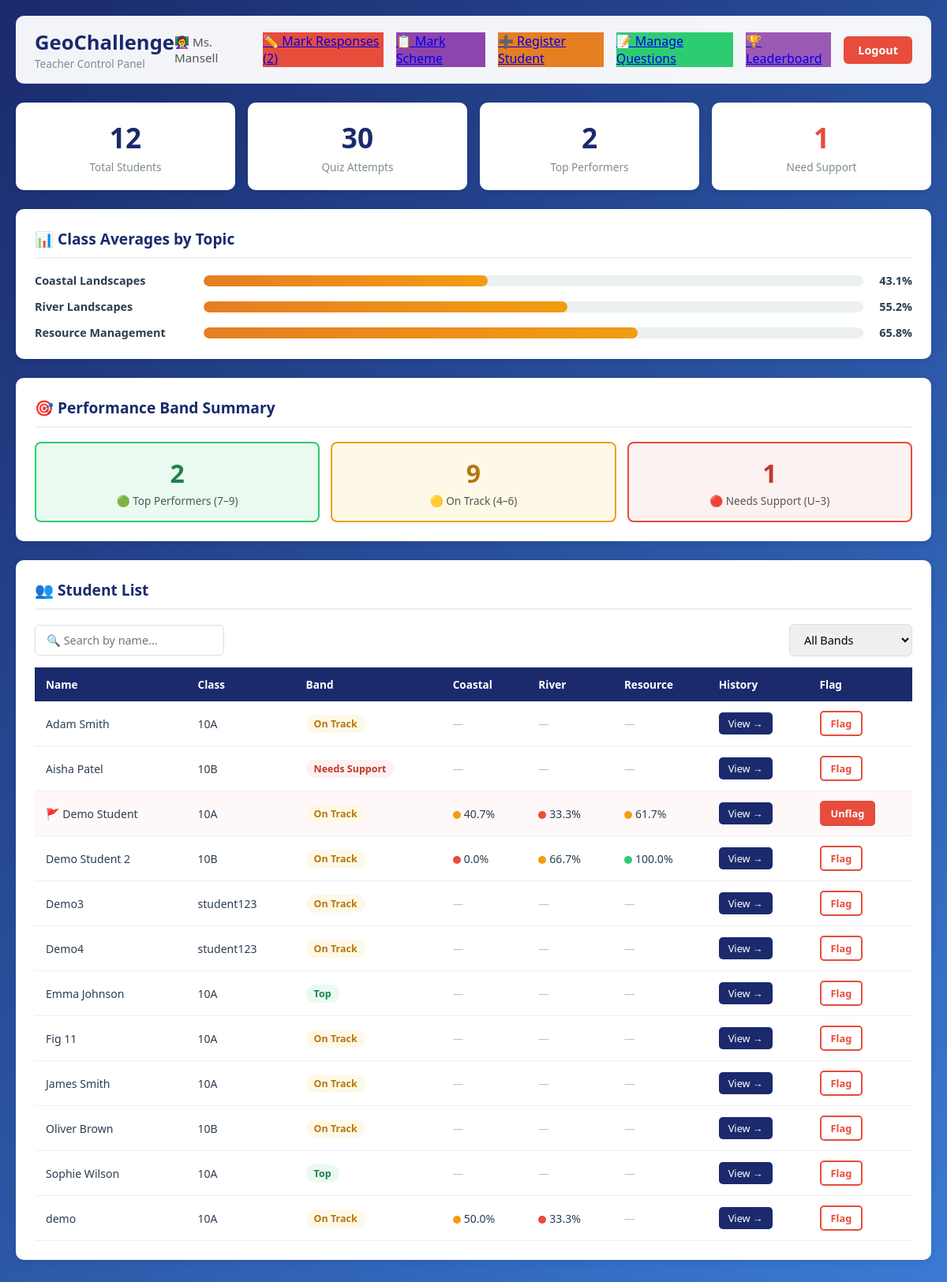
The page /teacher-dashboard (signed in) on the database its author committed.
### tables this page shows
CREATE TABLE students (
            id INTEGER PRIMARY KEY AUTOINCREMENT,
            username TEXT UNIQUE NOT NULL,
            password TEXT NOT NULL,
            name TEXT NOT NULL,
            class TEXT NOT NULL,
            performance_category TEXT DEFAULT 'medium'
        , flagged INTEGER DEFAULT 0);

CREATE TABLE progress (
            id INTEGER PRIMARY KEY AUTOINCREMENT,
            student_id INTEGER NOT NULL,
            topic TEXT NOT NULL,
            percentage REAL DEFAULT 0,
            category TEXT DEFAULT 'red',
            FOREIGN KEY (student_id) REFERENCES students(id)
        );

### app.py (the view)
@app.route("/teacher-dashboard")
def teacher_dashboard():
    if not login_required("teacher"):
        return redirect(url_for("teacher_login"))
    conn = get_connection()
    cursor = conn.cursor()
    cursor.execute("SELECT COUNT(*) as count FROM students")
    total_students = cursor.fetchone()["count"]
    cursor.execute("""
        SELECT performance_category, COUNT(*) as count
        FROM students GROUP BY performance_category
    """)
    category_counts = {row["performance_category"]: row["count"] for row in cursor.fetchall()}
    cursor.execute("""
        SELECT topic,
               ROUND(AVG(CAST(score AS FLOAT) / total_questions * 100), 1) as avg_pct
        FROM quiz_results GROUP BY topic
    """)
    topic_averages = {row["topic"]: row["avg_pct"] for row in cursor.fetchall()}
    cursor.execute("""
        SELECT s.id, s.name, s.class, s.performance_category, s.flagged,
               p1.percentage as coastal_pct,   p1.category as coastal_cat,
               p2.percentage as river_pct,     p2.category as river_cat,
               p3.percentage as resource_pct,  p3.category as resource_cat
        FROM students s
        LEFT JOIN progress p1 ON p1.student_id = s.id AND p1.topic = 'Coastal Landscapes'
        LEFT JOIN progress p2 ON p2.student_id = s.id AND p2.topic = 'River Landscapes'
        LEFT JOIN progress p3 ON p3.student_id = s.id AND p3.topic = 'Resource Management'
        ORDER BY s.name
    """)
    students = [dict(row) for row in cursor.fetchall()]
    cursor.execute("SELECT COUNT(*) as count FROM quiz_results")
    total_attempts = cursor.fetchone()["count"]
    cursor.execute("SELECT COUNT(*) as count FROM questions")
    total_questions = cursor.fetchone()["count"]
    cursor.execute("SELECT COUNT(*) as count FROM exam_responses WHERE marked = 0")
    ungraded_count = cursor.fetchone()["count"]
    conn.close()
    return render_template(
        "teacher-dashboard.html",
        name=session["name"],
        total_students=total_students,
        total_attempts=total_attempts,
        total_questions=total_questions,
        category_counts=category_counts,
        topic_averages=topic_averages,
        students=students,
        ungraded_count=ungraded_count
    )

### app.py (called while the page is built)
def get_connection():
    conn = sqlite3.connect("database.db")
    conn.row_factory = sqlite3.Row
    return conn

def login_required(role):
    return "user_id" in session and session.get("role") == role

### templates/teacher-dashboard.html (shortened to what this page needs)
<!DOCTYPE html>
<html lang="en">
<head>
</head>
<body>
<div class="container">
    <header>
        <div>
            <h1>GeoChallenge</h1>
            <div style="font-size:0.85rem;color:#7f8c8d;">Teacher Control Panel</div>
        </div>
        <div class="header-right">
            <span class="teacher-name">👩‍🏫 {{ name }}</span>
            <a href="/mark-responses" class="btn-back" style="background:#e74c3c;">✏️ Mark Responses{% if ungraded_count > 0 %} ({{ ungraded_count }}){% endif %}</a>
            <a href="/mark-scheme" class="btn-back" style="background:#8e44ad;">📋 Mark Scheme</a>
            <a href="/register-student" class="btn-back" style="background:#e67e22;">➕ Register Student</a>
            <a href="/manage-questions" class="btn-back" style="background:#2ecc71;">📝 Manage Questions</a>
            <a href="/leaderboard" class="btn-back" style="background:#9b59b6;">🏆 Leaderboard</a>
            <a href="/logout" class="logout-btn">Logout</a>
        </div>
    </header>
    <div class="stats-row">
        <div class="stat-card">
            <div class="stat-number">{{ total_students }}</div>
            <div class="stat-label">Total Students</div>
        </div>
        <div class="stat-card">
            <div class="stat-number">{{ total_attempts }}</div>
            <div class="stat-label">Quiz Attempts</div>
        </div>
        <div class="stat-card">
            <div class="stat-number">{{ category_counts.get('top', 0) }}</div>
            <div class="stat-label">Top Performers</div>
        </div>
        <div class="stat-card">
            <div class="stat-number" style="color:#e74c3c;">{{ category_counts.get('needs_improvement', 0) }}</div>
            <div class="stat-label">Need Support</div>
        </div>
    </div>
    <div class="section-card">
        <div class="section-title">📊 Class Averages by Topic</div>
        {% set topics = [
            ("Coastal Landscapes",  "Coastal Landscapes"),
            ("River Landscapes",    "River Landscapes"),
            ("Resource Management", "Resource Management")
        ] %}
        <div class="topic-bars">
            {% for label, key in topics %}
                {% set pct = topic_averages.get(key, 0) or 0 %}
                {% set colour = 'green' if pct >= 70 else 'amber' if pct >= 40 else 'red' %}
                <div class="topic-row">
                    <div class="topic-name">{{ label }}</div>
                    <div class="bar-track">
                        <div class="bar-fill fill-{{ colour }}" style="width: {{ pct }}%;"></div>
                    </div>
                    <div class="bar-pct">
                        {% if pct %}{{ pct }}%{% else %}<span class="no-data">No data</span>{% endif %}
                    </div>
                </div>
            {% endfor %}
        </div>
    </div>
    <div class="section-card">
        <div class="section-title">🎯 Performance Band Summary</div>
        <div class="band-grid">
            <div class="band-card top">
                <div class="band-count">{{ category_counts.get('top', 0) }}</div>
                <div class="band-label">🟢 Top Performers (7–9)</div>
            </div>
            <div class="band-card medium">
                <div class="band-count">{{ category_counts.get('medium', 0) }}</div>
                <div class="band-label">🟡 On Track (4–6)</div>
            </div>
            <div class="band-card needs">
                <div class="band-count">{{ category_counts.get('needs_improvement', 0) }}</div>
                <div class="band-label">🔴 Needs Support (U–3)</div>
            </div>
        </div>
    </div>
    <div class="section-card">
        <div class="section-title">👥 Student List</div>
        <div class="table-controls">
            <input type="text" class="search-box" id="search-box"
                   placeholder="🔍 Search by name..." onkeyup="filterTable()">
            <select class="filter-select" id="band-filter" onchange="filterTable()">
                <option value="">All Bands</option>
            </select>
        </div>
        <table id="student-table">
            <thead>
                <tr>
                    <th>Name</th>
                    <th>Class</th>
                    <th>Band</th>
                    <th>Coastal</th>
                    <th>River</th>
                    <th>Resource</th>
                    <th>History</th>
                    <th>Flag</th>
                </tr>
            </thead>
            <tbody>
                {% for s in students %}
                <tr class="student-row {% if s.flagged %}flagged-row{% endif %}"
                    data-name="{{ s.name | lower }}"
                    data-band="{{ s.performance_category }}">
                    <td>
                        {% if s.flagged %}
                        <span title="Flagged for support">🚩</span>
                        {% endif %}
                        {{ s.name }}
                    </td>
                    <td>{{ s.class }}</td>
                    <td>
                        {% if s.performance_category == 'top' %}
                            <span class="badge badge-top">Top</span>
                        {% elif s.performance_category == 'medium' %}
                            <span class="badge badge-medium">On Track</span>
                        {% else %}
                            <span class="badge badge-needs">Needs Support</span>
                        {% endif %}
                    </td>
                    <td>
                        {% if s.coastal_pct is not none %}
                            <span class="dot dot-{{ s.coastal_cat }}"></span>{{ s.coastal_pct }}%
                        {% else %}<span class="no-data">—</span>{% endif %}
                    </td>
                    <td>
                        {% if s.river_pct is not none %}
                            <span class="dot dot-{{ s.river_cat }}"></span>{{ s.river_pct }}%
                        {% else %}<span class="no-data">—</span>{% endif %}
                    </td>
                    <td>
                        {% if s.resource_pct is not none %}
                            <span class="dot dot-{{ s.resource_cat }}"></span>{{ s.resource_pct }}%
                        {% else %}<span class="no-data">—</span>{% endif %}
                    </td>
                    <td>
                        <a href="/student-history/{{ s.id }}" class="btn-history">View →</a>
                    </td>
                    <td>
                        <button class="btn-flag {% if s.flagged %}flagged{% endif %}"
                                id="flag-btn-{{ s.id }}"
                                onclick="toggleFlag({{ s.id }}, this)">
                            {% if s.flagged %}Unflag{% else %}Flag{% endif %}
                        </button>
                    </td>
                </tr>
                {% else %}
                <tr>
                    <td colspan="8" style="text-align:center;padding:30px;color:#7f8c8d;">
                        No students found in the database.
                    </td>
                </tr>
                {% endfor %}
            </tbody>
        </table>
    </div>
</div>
</body>
</html>

### templates/teacher-dashboard.html (style rules this page uses)
* { margin: 0; padding: 0; box-sizing: border-box; font-family: 'Segoe UI', Tahoma, Geneva, Verdana, sans-serif; }
body { background: linear-gradient(135deg, #1a2a6c, #3a7bd5); min-height: 100vh; padding: 20px; }
.container { max-width: 1300px; margin: 0 auto; }
header { display: flex; justify-content: space-between; align-items: center; padding: 16px 24px; background: rgba(255,255,255,0.95); border-radius: 10px; margin-bottom: 24px; }
header h1 { font-size: 1.6rem; color: #1a2a6c; }
.header-right { display: flex; align-items: center; gap: 16px; }
.teacher-name { font-size: 0.95rem; color: #555; }
.logout-btn { padding: 8px 18px; background: #e74c3c; color: white; border-radius: 6px; text-decoration: none; font-weight: 600; font-size: 0.9rem; }
.stats-row { display: grid; grid-template-columns: repeat(4, 1fr); gap: 16px; margin-bottom: 24px; }
.stat-card { background: white; border-radius: 10px; padding: 20px 24px; text-align: center; box-shadow: 0 2px 8px rgba(0,0,0,0.1); }
.stat-number { font-size: 2.2rem; font-weight: 800; color: #1a2a6c; }
.stat-label { font-size: 0.85rem; color: #7f8c8d; margin-top: 4px; }
.section-card { background: white; border-radius: 10px; padding: 24px; margin-bottom: 24px; box-shadow: 0 2px 8px rgba(0,0,0,0.1); }
.section-title { font-size: 1.2rem; font-weight: 700; color: #1a2a6c; margin-bottom: 18px; padding-bottom: 10px; border-bottom: 2px solid #ecf0f1; }
.topic-bars { display: flex; flex-direction: column; gap: 14px; }
.topic-row { display: flex; align-items: center; gap: 14px; }
.topic-name { width: 200px; font-size: 0.9rem; font-weight: 600; color: #2c3e50; flex-shrink: 0; }
.bar-track { flex: 1; height: 14px; background: #ecf0f1; border-radius: 7px; overflow: hidden; }
.bar-fill { height: 100%; border-radius: 7px; transition: width 0.5s ease; }
.fill-amber { background: linear-gradient(90deg, #e67e22, #f39c12); }
.bar-pct { width: 48px; text-align: right; font-size: 0.9rem; font-weight: 700; color: #2c3e50; }
.band-grid { display: grid; grid-template-columns: repeat(3, 1fr); gap: 14px; }
.band-card { padding: 16px; border-radius: 8px; text-align: center; }
.band-card.top { background: #eafaf1; border: 2px solid #2ecc71; }
.band-card.medium { background: #fef9e7; border: 2px solid #f39c12; }
.band-card.needs { background: #fdf2f2; border: 2px solid #e74c3c; }
.band-count { font-size: 2rem; font-weight: 800; }
.band-card.top .band-count { color: #1e8449; }
.band-card.medium .band-count { color: #b7770d; }
.band-card.needs .band-count { color: #c0392b; }
.band-label { font-size: 0.85rem; color: #555; margin-top: 4px; }
.table-controls { display: flex; justify-content: space-between; align-items: center; margin-bottom: 14px; flex-wrap: wrap; gap: 10px; }
.search-box { padding: 9px 14px; border: 1px solid #ddd; border-radius: 6px; font-size: 0.9rem; width: 240px; }
.filter-select { padding: 9px 14px; border: 1px solid #ddd; border-radius: 6px; font-size: 0.9rem; }
table { width: 100%; border-collapse: collapse; }
thead tr { background: #1a2a6c; }
thead th { padding: 12px 14px; text-align: left; color: white; font-size: 0.85rem; font-weight: 600; }
tbody tr { border-bottom: 1px solid #ecf0f1; transition: background 0.15s; }
tbody td { padding: 12px 14px; font-size: 0.88rem; color: #2c3e50; vertical-align: middle; }
.badge { display: inline-block; padding: 3px 10px; border-radius: 12px; font-size: 0.78rem; font-weight: 700; }
.badge-top { background: #eafaf1; color: #1e8449; }
.badge-medium { background: #fef9e7; color: #b7770d; }
.badge-needs { background: #fdf2f2; color: #c0392b; }
.dot { width: 10px; height: 10px; border-radius: 50%; display: inline-block; margin-right: 4px; vertical-align: middle; }
.dot-green { background: #2ecc71; }
.dot-amber { background: #f39c12; }
.dot-red { background: #e74c3c; }
.btn-history { padding: 5px 12px; background: #1a2a6c; color: white; border: none; border-radius: 5px; font-size: 0.8rem; cursor: pointer; text-decoration: none; display: inline-block; }
.btn-flag { padding: 5px 12px; border: 2px solid #e74c3c; background: white; color: #e74c3c; border-radius: 5px; font-size: 0.8rem; cursor: pointer; font-weight: 600; transition: all 0.2s; }
.btn-flag.flagged { background: #e74c3c; color: white; }
.flagged-row { background: #fff8f8 !important; }
.no-data { color: #bdc3c7; font-style: italic; }

### rows shown on the page
students: name "Adam Smith", class "10A", performance_category "On Track", flagged "Flag"
students: name "Aisha Patel", class "10B", shows "Needs Support", flagged "Flag"
progress: name "Demo Student", class "10A", shows "On Track", coastal_pct "40.7", river_pct "33.3", resource_pct "61.7", shows "Unflag"
progress: name "Demo Student 2", class "10B", shows "On Track", coastal_pct "0.0", river_pct "66.7", resource_pct "100.0", shows "Flag"
students: name "Demo3", class "student123", performance_category "On Track", flagged "Flag"
students: name "Demo4", class "student123", performance_category "On Track", flagged "Flag"
students: name "Emma Johnson", class "10A", performance_category "Top", flagged "Flag"
students: name "Fig 11", class "10A", performance_category "On Track", flagged "Flag"
students: name "James Smith", class "10A", performance_category "On Track", flagged "Flag"
students: name "Oliver Brown", class "10B", performance_category "On Track", flagged "Flag"
students: name "Sophie Wilson", class "10A", performance_category "Top", flagged "Flag"
progress: name "demo", class "10A", shows "On Track", coastal_pct "50.0", river_pct "33.3", shows "Flag"

### other values the page prints
{{ name }} "Ms. Mansell"
{{ ungraded_count }} "2"
{{ total_students }} "12"
{{ total_attempts }} "30"
{{ category_counts.get('top', 0) }} "2"
{{ category_counts.get('needs_improvement', 0) }} "1"
{{ label }} "Coastal Landscapes" "River Landscapes" "Resource Management"
{{ pct }} "43.1" "55.2" "65.8"
{{ category_counts.get('medium', 0) }} "9"
